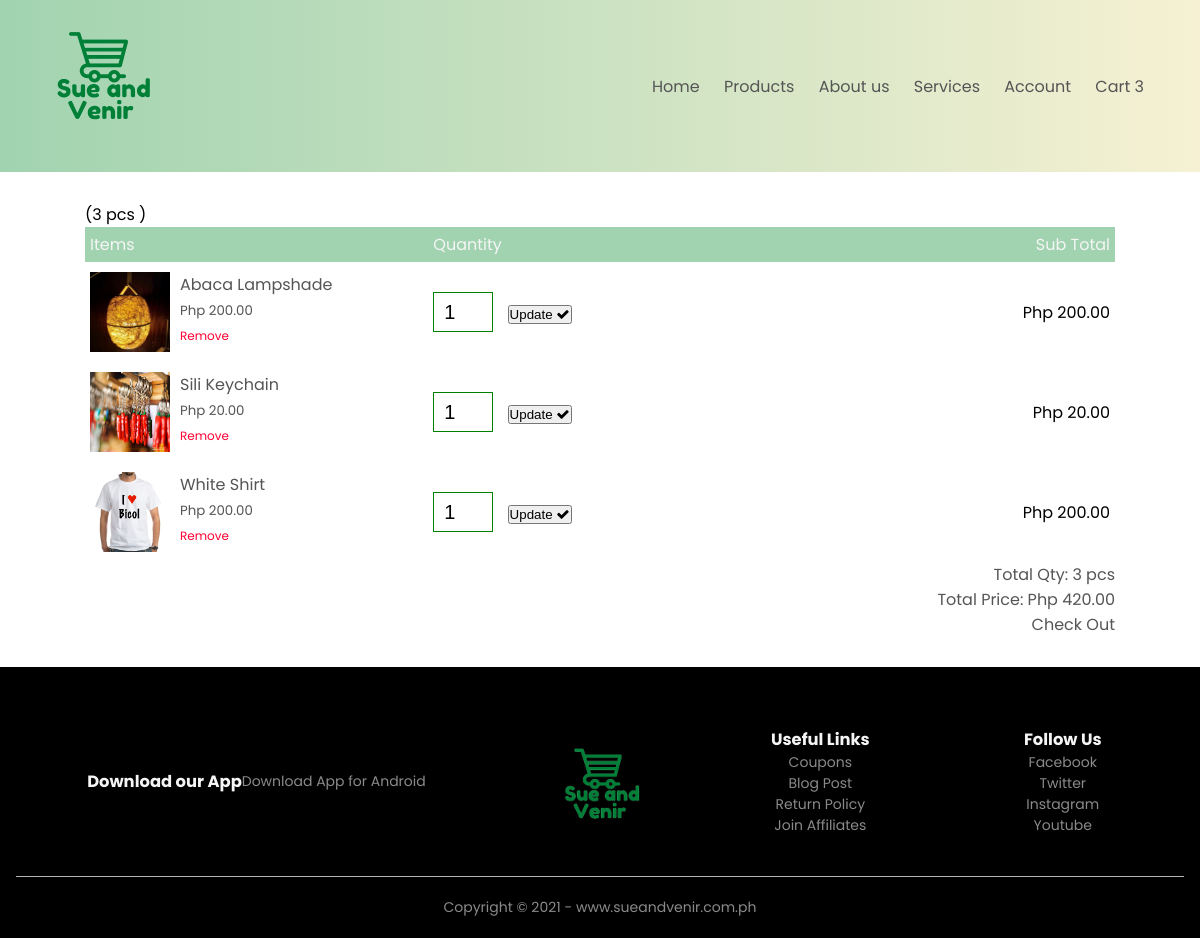
The app's page /SueAndVenir/cart.php (signed in) with its own data.
### tables this page shows
CREATE TABLE `cart` (
  `id` int(10) NOT NULL,
  `item_id` int(10) NOT NULL,
  `user_id` int(10) DEFAULT NULL,
  `store_id` int(11) NOT NULL,
  `qty` int(10) NOT NULL,
  `status` varchar(10) NOT NULL DEFAULT 'P' COMMENT 'P is for Pending and C is for Checkout'
);

CREATE TABLE `items` (
  `item_id` int(11) NOT NULL,
  `item_name` varchar(128) NOT NULL,
  `item_details` text NOT NULL,
  `item_code` varchar(50) NOT NULL,
  `cat_id` int(11) NOT NULL,
  `store_id` int(11) NOT NULL,
  `item_price` int(100) NOT NULL,
  `status` varchar(1) NOT NULL COMMENT 'D is for Discontinued and A is for Active',
  `item_img` text NOT NULL,
  `cat_display` int(1) NOT NULL DEFAULT 0 COMMENT '1 is for category display and 0 is not',
  `Featured` int(1) NOT NULL DEFAULT 0 COMMENT '1 for featured photo and 0 is for not',
  `latest_prod` date NOT NULL DEFAULT current_timestamp(),
  `promotion` varchar(250) NOT NULL DEFAULT '0' COMMENT '1 is on promotion and 0 is not'
);

### SueAndVenir/includes/function.inc.php (called while the page is built, shortened)
				<?php
	function getCartSummary($conn, $user_id){
    $sql_cart_list = "SELECT c.user_id
                           , sum(i.item_price * c.qty) total_price
                           , sum(c.qty) total_qty
                        FROM cart c
                        JOIN items i
                          ON c.item_id = i.item_id
                       WHERE c.user_id = ?
                          AND c.status = 'P'
                    GROUP BY c.user_id; ";
                      $stmt=mysqli_stmt_init($conn);
                    if (!mysqli_stmt_prepare($stmt, $sql_cart_list)){
                        header("location: index.php?error=stmtfailed");
                        exit();
                    }
        mysqli_stmt_bind_param($stmt, "s" ,$user_id);
        mysqli_stmt_execute($stmt);
        $resultData = mysqli_stmt_get_result($stmt);
        $arr = array();
        if($row = mysqli_fetch_assoc($resultData)){
            array_push($arr,$row);
        }
        return $arr;
}

### SueAndVenir/cart.php (the view, shortened to what this page needs)
<?php
include_once "includes/db_conn.php";
include_once "includes/function.inc.php";
?>
<!DOCTYPE html>
<html lang="en">
<head>
	<link rel="stylesheet" type="text/css" href="css/style.css">
	<link rel="stylesheet" href="https://stackpath.bootstrapcdn.com/font-awesome/4.7.0/css/font-awesome.min.css">
</head>
<body>
	<div class="header">
		<div class="container">
			<div class="navbar">
				<div class="logo">
					<img src="img/logo1.png" alt="" height="125px" width="125px">
				</div>
				<nav>
					<ul id="MenuItems">
						<li><a href="index.php">Home</a></li>
						<li><a href="products.php">Products</a></li>
						<li><a href="about.php">About us</a></li>
						<li><a href="services.php">Services</a></li>
						<li><a href="signin.php">Account</a></li>
						<li class="nav-item">
                    		<a href="cart.php" class="nav-link no-border-orange"
                           	   data-bs-toggle="collapse"
                               role="button"
                               aria-expanded="false"
                               aria-controls="cartList"
                        	   <i class="fa fa-cart-plus"></i> Cart
                        <?php
                        $sql_cart_count = "SELECT COUNT(*) cartcount FROM `cart` WHERE status = 'P' AND user_id = ?;";
                        $stmt=mysqli_stmt_init($conn);
                    if (!mysqli_stmt_prepare($stmt, $sql_cart_count)){
                        header("location: index.php?error=stmtfailed");
                        exit();
                    }
                        mysqli_stmt_bind_param($stmt, "s" ,$_SESSION['userid']);
                        mysqli_stmt_execute($stmt);
                        $resultData = mysqli_stmt_get_result($stmt);
                        if($row = mysqli_fetch_assoc($resultData)){ ?>
                            <span class="badge bg-danger"><?php echo $row['cartcount']; ?></span>
                        <?php }
                        ?>
                    </a>
					</ul>
				</nav>
			</div>
		</div>
	</div>
	<div class="small-container cart-page">
		<section id="cart-page">
    <?php $summary = getCartSummary($conn, $_SESSION['userid']);
                            foreach($summary as $key => $nval){
                            echo "(". $nval['total_qty'] . " pcs )";
                            }
                            ?>
    <?php
    			 $sql_cart_list = "SELECT c.id
                        , i.item_name
                        , i.item_img
                        , i.item_price
                        , c.qty
                        , c.user_id
                        ,i.item_price * c.qty subtotal_price
                        FROM cart c
                        JOIN items as i
                        ON (c.item_id = i.item_id)
                        WHERE c.user_id = ?
                        AND c.status = 'P'; ";
                $stmt=mysqli_stmt_init($conn);
                if (!mysqli_stmt_prepare($stmt, $sql_cart_list)){
                    header("location: index.php?error=stmtfailed");
                    exit();
                    }
                    mysqli_stmt_bind_param($stmt, "s" ,$_SESSION['userid']);
                    mysqli_stmt_execute($stmt);
                    $resultData = mysqli_stmt_get_result($stmt);
    			?>
		<table>
			<tr>
				<th>Items</th>
				<th>Quantity</th>
				<th>Sub Total</th>
			</tr>
			 <?php
        while($row = mysqli_fetch_assoc($resultData)){
            echo "<table class='table'>";
        ?>
			<tr>
				 <?php echo "<td>"  ?>
					<div class="cart-info">
						 <img src="img/<?php echo $row['item_img'];?>" alt="">
						<div>
							<p> <p ><?php echo $row['item_name']?></p>
							<small>Php <?php  echo number_format($row['item_price'],2); ?> </small>
							<br>
							<a href="includes/deletecartitem.php?cartid=<?php echo $row['id']; ?>">Remove</a>
						</div>
					</div>
				</td>
       <td>
                     <form action="includes/updatecart.php" method="post">
                            <input type="number" class="cart-qty" name="item_qty"value="<?php echo $row['qty']; ?>">
                            <button> Update <i class="fa fa-check"></i> </button>
                </form>
       </td>
				<td> Php <?php  echo number_format($row['subtotal_price'],2); ?> </td>
			</tr>
		</table>
		 <?php }
    ?>
    <p class="cart-sum" align="right">
    <?php $summary = getCartSummary($conn, $_SESSION['userid']);
            foreach($summary as $key => $nval){
                    echo "Total Qty: ". $nval['total_qty'] . " pcs ";
                    echo "<br>";
                    echo "Total Price: Php ". number_format($nval['total_price'],2);
                    }
                    echo "<br>";
        ?>
         <a class="cart_check_out" href="">Check Out</a>
    </p>
		</div>
	<div class="footer">
		<div class="container">
			<div class="row">
				<div class="footer-col-1">
					<h3>Download our App</h3>
					<p> Download App for Android</p>
				</div>
				<div class="footer-cl-2">
					<img src="img/logo1.png" width="100px" height="100px">
				</div>
				<div class="footer-col-3">
					<h3>Useful Links</h3>
					<ul>
						<li>Coupons</li>
						<li>Blog Post</li>
						<li>Return Policy</li>
						<li>Join Affiliates</li>
					</ul>
				</div>
				<div class="footer-col-4">
					<h3>Follow Us</h3>
					<ul>
						<li>Facebook</li>
						<li>Twitter</li>
						<li>Instagram</li>
						<li>Youtube</li>
					</ul>
				</div>
			</div>
			<hr>
			<p class="copyright"> Copyright &copy; 2021 - www.sueandvenir.com.ph</p>
		</div>
	</div>
</body>
</html>

### SueAndVenir/css/style.css (style rules this page uses)
* { margin: 0; padding: 0; box-sizing: border-box; }
body { font-family: 'Poppins', sans-serif; }
.navbar { display: flex; align-items: center; padding: 20px; }
nav { flex: 1; text-align: right; }
nav ul { display: inline-block; list-style: none; }
nav ul li { display: inline-block; margin-right: 20px; }
a { text-decoration: none; color: #555555; }
p { color: #555555; }
.container { max-width: 1300px; margin: auto; padding-left: 25px; padding-right: 25px; }
.row { display: flex; align-items: center; flex-wrap: wrap; justify-content: space-around; }
.header { background: linear-gradient(to right, #a1d3b0, #f6f1d3); }
.small-container { max-width: 1080px; margin: auto; padding-left: 25px; padding-right: 25px; }
small { color: #555555; }
.cart-page { margin: 30px auto; }
table { width: 100%; border-collapse: collapse; }
.cart-info { display: flex; flex-wrap: wrap; }
th { text-align: left; padding: 5px; color: whitesmoke; background: #a1d3b0; font-weight: normal; }
td { padding: 10px 5px; }
td input { width: 40px; height: 30px; padding: 5px; }
td a { color: #ff0033; font-size: 12px; }
td img { width: 80px; height: 80px; margin-right: 10px; }
td:last-child { text-align: right; }
th:last-child { text-align: right; }
.footer { background: black; color: #8a8a8a; font-size: 14px; padding: 60px 0 20px; }
.footer p { color: #8a8a8a; }
.footer h3 { color: whitesmoke; }
.footer-col-1, .footer-col-2, .footer-col-3, .footer-col-4 { min-width: 25px; margin-bottom: 20px; }
.footer-col-1 { display: flex; align-items: center; padding: 20px; }
.footer-col-3, .footer-col-4 { flex-basis: 12%; text-align: center; }
ul { list-style: none; }
.footer hr { border: none; background: #b5b5b5; height: 1px; margin: 20px 0; }
.copyright { text-align: center; }
.small-container input { width: 40px; height: 40px; padding-left: 10px; font-size: 20px; margin-right: 10px; border: 1px solid green; }
form input { width: 100%; height: 30px; margin: 10px 0; padding: 0 10px; border: 1px solid #cccccc; }
.container { padding: 0 16px; }

### SueAndVenir/cart.php (style rules this page uses)
input[type=number] { width: 60px; }
table { table-layout: fixed; }

### records on screen
cart: item.item_img (picture), item.item_name "Abaca Lampshade", item.item_price "200.00", subtotal_price "200.00"
cart: item.item_img (picture), item.item_name "Sili Keychain", item.item_price "20.00", subtotal_price "20.00"
cart: item.item_img (picture), item.item_name "White Shirt", item.item_price "200.00", subtotal_price "200.00"

### other values on screen
$row['cartcount'] "3"
$nval['total_qty'] "3"
$nval['total_price'] "420.00"
